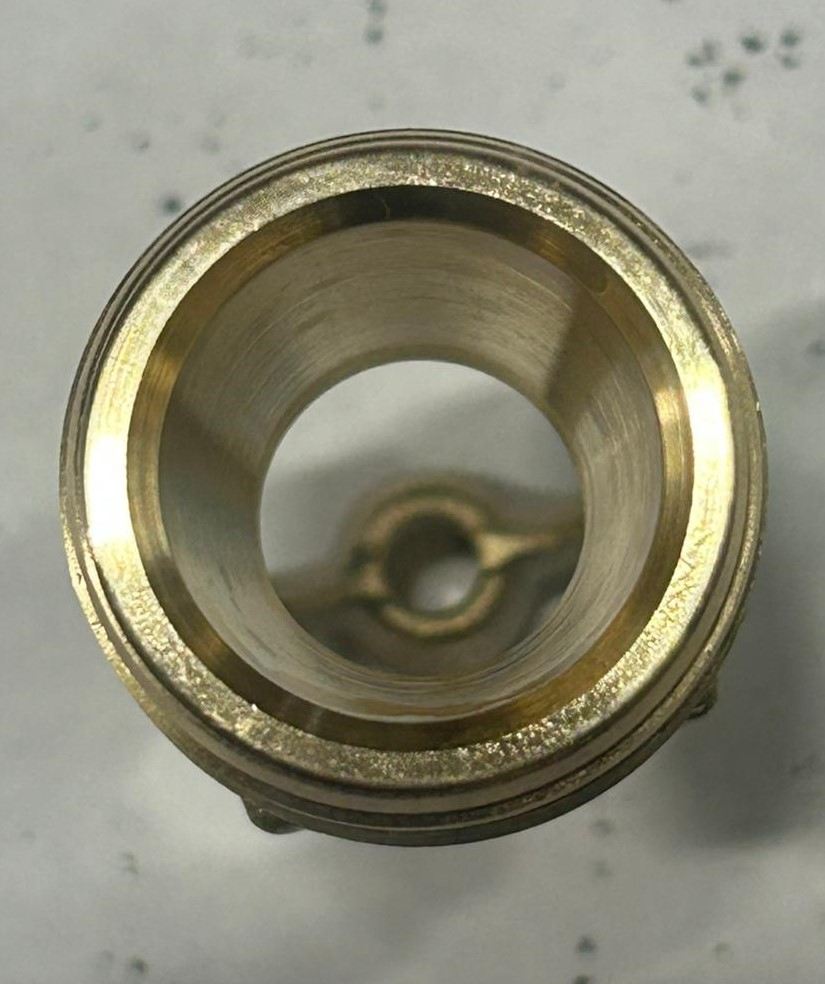
#> input picture Deep_Learning/visual_measurement_system/assets/1.jpg, 825 x 984 px, found by its file name
$ python dosya.py
#> lines starting #> are read from the running program, lines starting #| are printed output that depends on the picture; long printed decimals are rounded
## Yapılacaklar
# 1. Dosya açma ve okuma
# 2. Dosyayı okuduktan sonra opencv ile gösterme
# 3. Dosyayı okuduktan sonra matplotlib ile gösterme
# açılan dosyada opencv ile çizim yapma
#

import cv2
import matplotlib.pyplot as plt
import numpy as np
import os

# Dosya açma ve okuma
file_path = 'dataset/test/OK/1.jpg'  # Dosya yolu
if not os.path.exists(file_path):
    print(f"Dosya bulunamadı: {file_path}")
    exit()
image = cv2.imread(file_path)
#> image is the input picture: shape (984, 825, 3); mean B, G, R 118.2, 136.6, 139
if image is None:
    print("Dosya okunamadı veya geçersiz format.")
    exit()
print("Dosya başarıyla okundu.")
print(f"Resim boyutu: {image.shape}")
#| Resim boyutu: (984, 825, 3)
print(f"Resim veri tipi: {image.dtype}")
#| Resim veri tipi: uint8
print(f"Resim min değeri: {np.min(image)}")
#| Resim min değeri: 0
print(f"Resim max değeri: {np.max(image)}")
#| Resim max değeri: 255
print(f"Resim ortalama değeri: {np.mean(image)}")
#| Resim ortalama değeri: 131.272
print(f"Resim standart sapması: {np.std(image)}")
#| Resim standart sapması: 49.347
print(f"Resim medyan değeri: {np.median(image)}")
#| Resim medyan değeri: 139.0
print(f"Resim varyans değeri: {np.var(image)}")
#| Resim varyans değeri: 2435.119
print(f"Resim toplam değeri: {np.sum(image)}")
#| Resim toplam değeri: 319699376
print(f"Resim şekli: {image.shape}")
#| Resim şekli: (984, 825, 3)

# Dosyayı okuduktan sonra opencv ile gösterme
cv2.imshow('OpenCV Image', image)
cv2.waitKey(0)
cv2.destroyAllWindows()

# Dosyayı okuduktan sonra matplotlib ile gösterme
image_rgb = cv2.cvtColor(image, cv2.COLOR_BGR2RGB)  # BGR to RGB
plt.imshow(image_rgb)
plt.axis('off')  # Eksenleri kapat
plt.show()

# Açılan dosyada opencv ile çizim yapma
image_copy = image.copy()
cv2.circle(image_copy, (100, 100), 50, (0, 255, 0), 5)  # Yeşil daire çiz
cv2.rectangle(image_copy, (200, 200), (300, 300), (255, 0, 0), 3)  # Mavi kare çiz
cv2.line(image_copy, (400, 400), (500, 500), (0, 0, 255), 2)  # Kırmızı çizgi çiz
cv2.putText(image_copy, 'OpenCV', (50, 400), cv2.FONT_HERSHEY_SIMPLEX, 1, (255, 255, 255), 2)  # Beyaz metin ekle
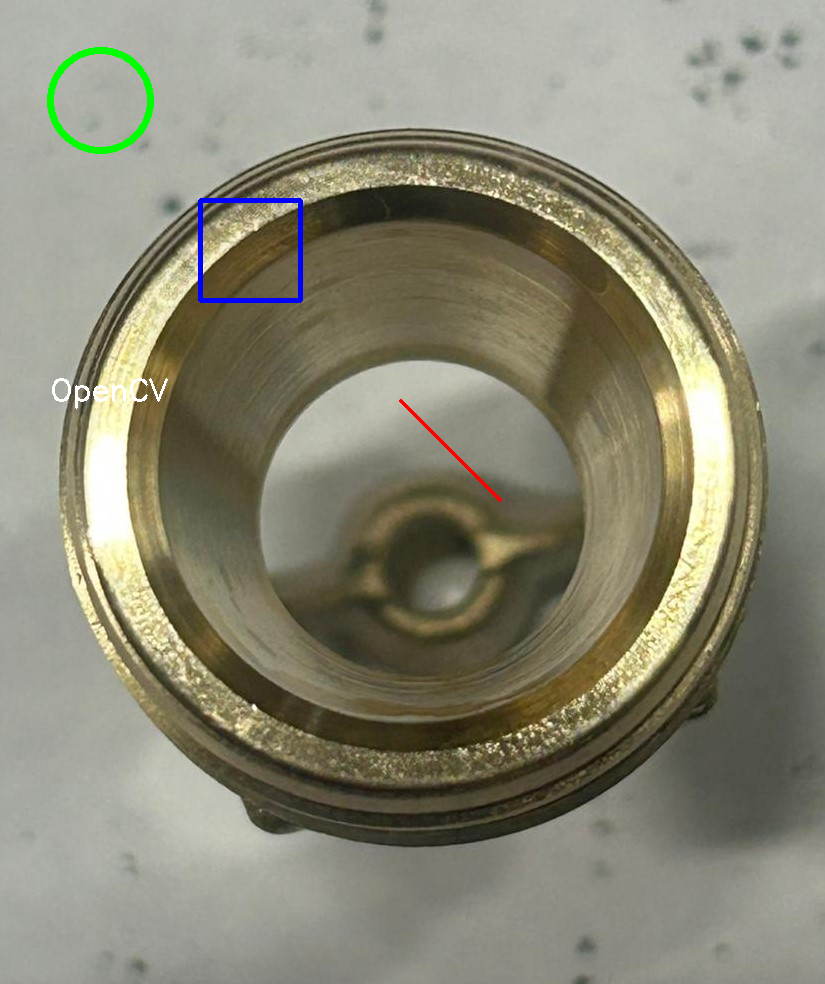
#> image_copy: shape (984, 825, 3); mean B, G, R 118.2, 136.6, 138.4
cv2.imshow('Drawn Image', image_copy)
cv2.waitKey(0)
cv2.destroyAllWindows()

# Açılan dosyada matplotlib ile çizim yapma
fig, ax = plt.subplots()
ax.imshow(image_rgb)
circle = plt.Circle((100, 100), 50, color='green', fill=False, linewidth=5)
ax.add_patch(circle)
rectangle = plt.Rectangle((200, 200), 100, 100, color='blue', fill=False, linewidth=3)
ax.add_patch(rectangle)
line = plt.Line2D((400, 500), (400, 500), color='red', linewidth=2)
ax.add_line(line)
ax.text(50, 400, 'Matplotlib', color='white', fontsize=12)
plt.axis('off')  # Eksenleri kapat
plt.show()
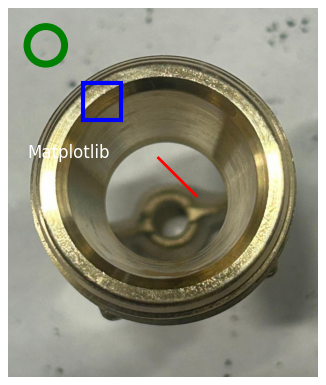
#> figure drawn by matplotlib, 1 panel
# Dosyayı kaydetme

$ run again, with Deep_Learning/visual_measurement_system/assets/3.jpg copied over Deep_Learning/visual_measurement_system/assets/1.jpg
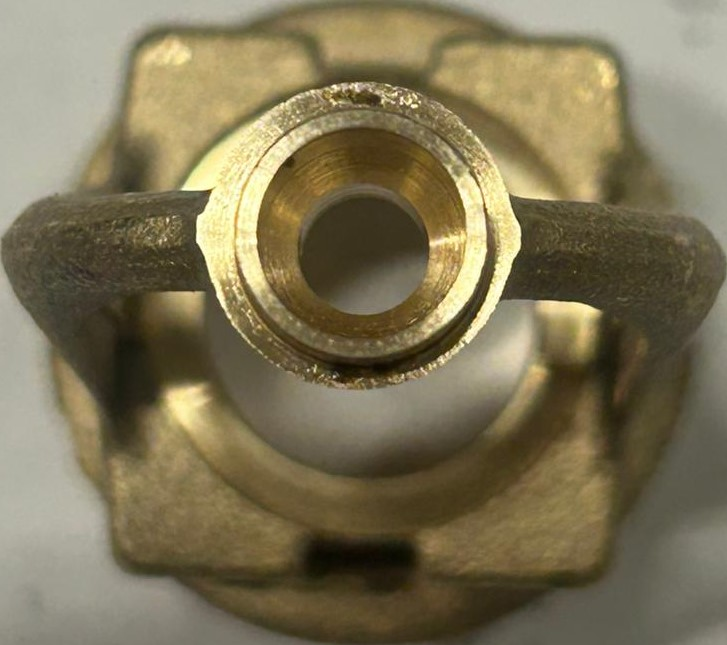
#> input picture Deep_Learning/visual_measurement_system/assets/3.jpg, 727 x 645 px, found by its file name
#> image is the input picture: shape (645, 727, 3); mean B, G, R 86.6, 116.3, 126.2
#| Resim boyutu: (645, 727, 3)
#| Resim veri tipi: uint8
#| Resim min değeri: 0
#| Resim max değeri: 255
#| Resim ortalama değeri: 109.726
#| Resim standart sapması: 52.725
#| Resim medyan değeri: 102.0
#| Resim varyans değeri: 2779.951
#| Resim toplam değeri: 154356250
#| Resim şekli: (645, 727, 3)
#> `cv2.putText(image_copy, 'OpenCV', (50, 400), cv2.FONT_HERSHEY_SIMPLEX,..`:
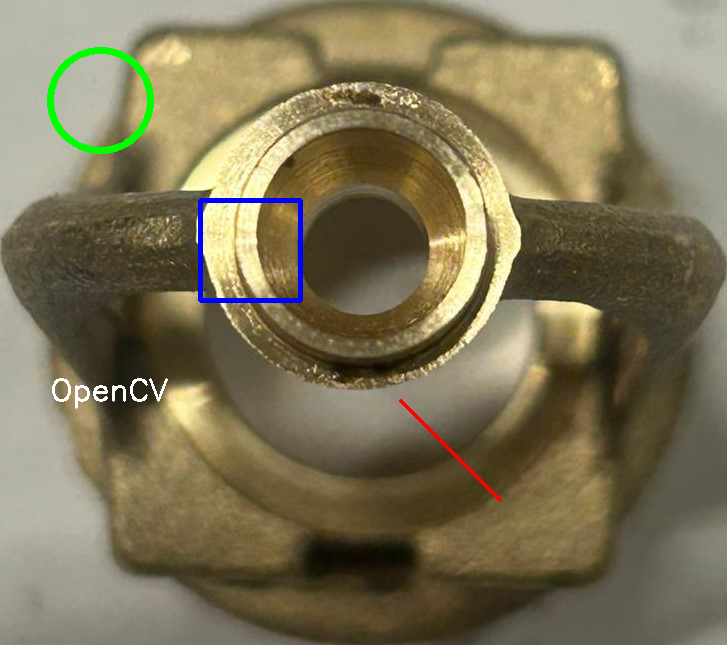
#> image_copy: shape (645, 727, 3); mean B, G, R 87, 116.4, 125.3
#> `plt.show()`:
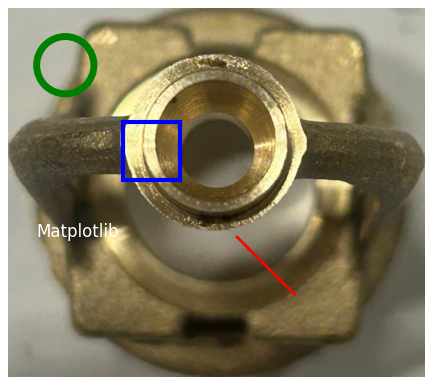
#> figure drawn by matplotlib, 1 panel

$ run again, with Deep_Learning/visual_measurement_system/assets/4.jpg copied over Deep_Learning/visual_measurement_system/assets/1.jpg
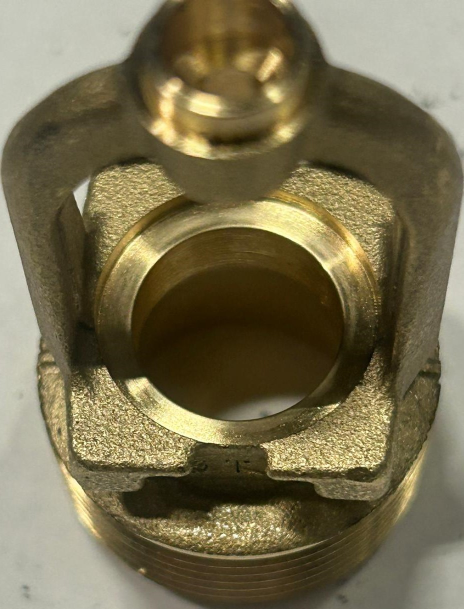
#> input picture Deep_Learning/visual_measurement_system/assets/4.jpg, 927 x 1217 px, found by its file name (shown at 1/2 size)
#> image is the input picture: shape (1217, 927, 3); mean B, G, R 78.7, 109.3, 118.6
#| Resim boyutu: (1217, 927, 3)
#| Resim veri tipi: uint8
#| Resim min değeri: 0
#| Resim max değeri: 255
#| Resim ortalama değeri: 102.216
#| Resim standart sapması: 62.122
#| Resim medyan değeri: 88.0
#| Resim varyans değeri: 3859.084
#| Resim toplam değeri: 345946741
#| Resim şekli: (1217, 927, 3)
#> `cv2.putText(image_copy, 'OpenCV', (50, 400), cv2.FONT_HERSHEY_SIMPLEX,..`:
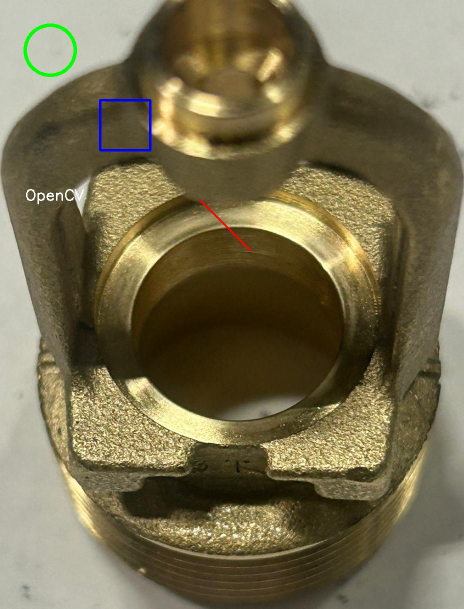
#> image_copy: shape (1217, 927, 3) (shown at 1/2 size); mean B, G, R 78.9, 109.4, 118.2
#> `plt.show()`:
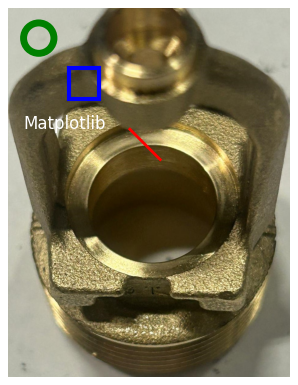
#> figure drawn by matplotlib, 1 panel
